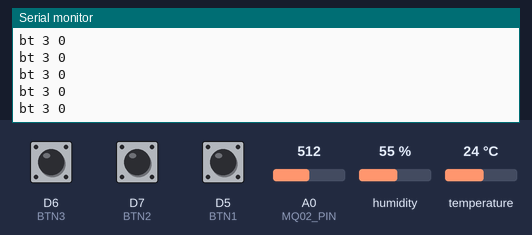
Bench run of a sketch on a simulated ESP8266 (Wemos D1 mini). On the bench: the last lines printed to the serial monitor. The inputs (shaded band) are chosen by the test bench; at power-on: humidity 55 %, A0 (MQ02_PIN) = 512, D6 (BTN3) HIGH, temperature 24 °C, D7 (BTN2) HIGH, D5 (BTN1) HIGH. WiFi joins after 1.5 s; servers stay silent unless stated; no MQTT or app messages arrive unless stated.

Above: at 2.7 s.
2.8 s: humidity set to 22 %
At 5.11 s:
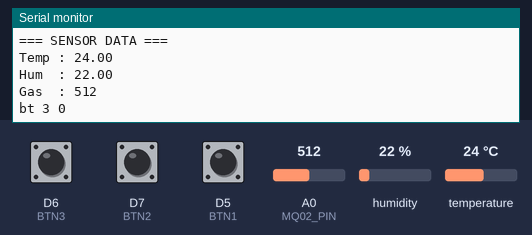
6.5 s: A0 (MQ02_PIN) set to 716
8.0 s: D6 (BTN3) pulled LOW for 0.15 s
At 8.03 s:
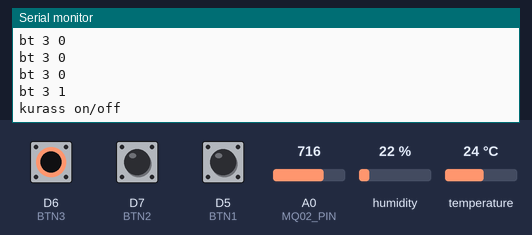
9.6 s: temperature set to 12 °C
At 10.11 s:
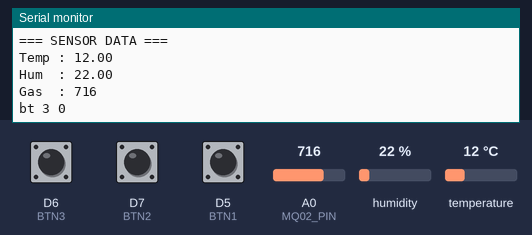

Measured:
- after the input at 2.8 s, the serial monitor: prints a new line after 2.2 s (image 1)
- after the input at 8.0 s, the serial monitor: prints a new line at once (image 2)
- after the input at 9.6 s, the serial monitor: prints a new line after 0.45 s (image 3)

The sketch:

2tambahDHT_mq02.ino
```cpp
#include <ESP8266WiFi.h>
#include <PubSubClient.h>
#include <DHT.h>

/* ================= WIFI ================= */
const char* ssid     = "awg02";
const char* password = "awg12345678";

/* ======== STATIC IP SETTING ======== */
IPAddress local_IP(192, 168, 0, 30);
IPAddress gateway(192, 168, 0, 1);
IPAddress subnet(255, 255, 255, 0);
IPAddress dns(8, 8, 8, 8);

/* ================= MQTT ================= */
const char* mqtt_server = "192.168.0.101";
const int mqtt_port = 1883;

/* ================= TOPIC RELAY ================= */
const char* topic1 = "relay/1/status";
const char* topic2 = "relay/2/status";
const char* topic3 = "kuras/status";

/* ================= TOPIC SENSOR ================= */
const char* topicTemp = "sensor/temp";
const char* topicHum  = "sensor/humidity";
const char* topicGas  = "sensor/air";

/* ================= PIN ================= */
#define BTN1 D5
#define BTN2 D7
#define BTN3 D6

#define DHTPIN D2
#define DHTTYPE DHT11
#define MQ02_PIN A0

WiFiClient espClient;
PubSubClient client(espClient);
DHT dht(DHTPIN, DHTTYPE);

int lastVal1 = -1;
int lastVal2 = -1;
int lastVal3 = -1;

unsigned long lastSensorMillis = 0;
const long sensorInterval = 5000; // publish sensor tiap 5 detik

/* ================= FUNCTION ================= */
void setup_wifi() {
  WiFi.mode(WIFI_STA);
  WiFi.config(local_IP, gateway, subnet, dns);
  WiFi.begin(ssid, password);

  while (WiFi.status() != WL_CONNECTED) {
    delay(500);
  }
}

void reconnect() {
  while (!client.connected()) {
    if (client.connect("WemosD1Mini")) {
      Serial.println("MQTT connected");
    } else {
      delay(2000);
    }
  }
}

/* ================= SETUP ================= */
void setup() {
  Serial.begin(115200);

  pinMode(BTN1, INPUT_PULLUP);
  pinMode(BTN2, INPUT_PULLUP);
  pinMode(BTN3, INPUT_PULLUP);

  dht.begin();
  setup_wifi();

  client.setServer(mqtt_server, mqtt_port);
}

/* ================= LOOP ================= */
void loop() {
  if (!client.connected()) {
    reconnect();
  }
  client.loop();

  int val1 = digitalRead(BTN1) == LOW ? 1 : 0;
  int val2 = digitalRead(BTN2) == LOW ? 1 : 0;
  int val3 = digitalRead(BTN3) == LOW ? 1 : 0;

Serial.println("bt 3 " + String(val3));
  // ===== BTN 1 =====
  if (val1 != lastVal1) {
    Serial.println("komp on/off");
    client.publish(topic1, val1 ? "ON" : "OFF");
    lastVal1 = val1;
  }

  // ===== BTN 2 =====
  if (val2 != lastVal2) {
    Serial.println("out on/off");
    client.publish(topic2, val2 ? "ON" : "OFF");
    lastVal2 = val2;
  }

  // ===== BTN 3 =====
  if (val3 != lastVal3) {
    Serial.println("kurass on/off");
    client.publish(topic3, val3 ? "ON" : "OFF");
    lastVal3 = val3;
  }

  // ===== SENSOR READ & MQTT PUBLISH =====
  unsigned long now = millis();
  if (now - lastSensorMillis > sensorInterval) {
    lastSensorMillis = now;

    float h = dht.readHumidity();
    float t = dht.readTemperature(); // Celsius
    int gasValue = analogRead(MQ02_PIN);

    if (!isnan(t) && !isnan(h)) {
      char tempStr[8];
      char humStr[8];
      char gasStr[8];

      dtostrf(t, 1, 2, tempStr);
      dtostrf(h, 1, 2, humStr);
      itoa(gasValue, gasStr, 10);

      client.publish(topicTemp, tempStr);
      client.publish(topicHum, humStr);
      client.publish(topicGas, gasStr);

      Serial.println("=== SENSOR DATA ===");
      Serial.println("Temp : " + String(tempStr));
      Serial.println("Hum  : " + String(humStr));
      Serial.println("Gas  : " + String(gasStr));
    } else {
      Serial.println("Failed read DHT22");
    }
  }

  delay(50);
}
```
